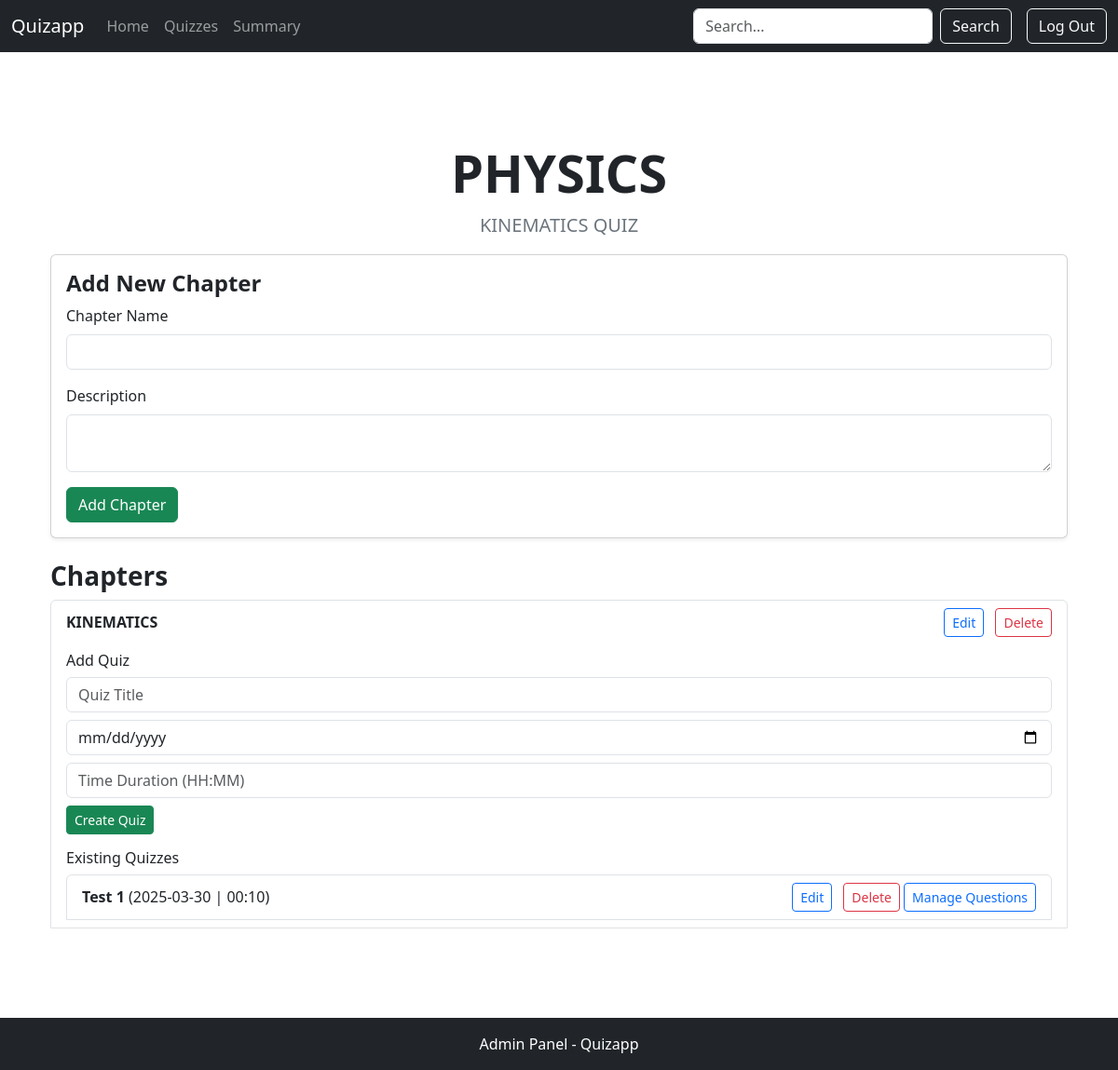
Page /admin/subject/1 on the committed database.
### model.py (models this page shows)
class Subject(db.Model):
    subject_id = db.Column(db.Integer, primary_key=True)
    name = db.Column(db.String(255), unique=True, nullable=False)
    description = db.Column(db.Text, nullable=True)
    chapters = db.relationship('Chapter', backref='subject', cascade="all, delete-orphan", lazy=True)

class Chapter(db.Model):
    chapter_id = db.Column(db.Integer, primary_key=True)
    subject_id = db.Column(db.Integer, db.ForeignKey('subject.subject_id', ondelete="CASCADE"), nullable=False)
    name = db.Column(db.String(255), nullable=False)
    description = db.Column(db.Text, nullable=True)
    quizzes = db.relationship('Quiz', backref='chapter', cascade="all, delete-orphan", lazy=True)

class Quiz(db.Model):
    quiz_id = db.Column(db.Integer, primary_key=True)
    chapter_id = db.Column(db.Integer, db.ForeignKey('chapter.chapter_id', ondelete="CASCADE"), nullable=False)
    title = db.Column(db.String(255), nullable=False)
    date_of_quiz = db.Column(db.DateTime, nullable=False, default=datetime.utcnow)
    time_duration = db.Column(db.String(5), nullable=False)  # Format: HH:MM
    scores = db.relationship("Score", back_populates="quiz", cascade="all, delete-orphan")
    questions = db.relationship("Question", backref="quiz", cascade="all, delete-orphan")

### app.py (the view)
@app.route("/admin/subject/<int:subject_id>")
def subject_details(subject_id):
    subject = Subject.query.get_or_404(subject_id)
    return render_template("admin/subject_details.html", subject=subject)

### templates/admin/subject_details.html (shortened to what this page needs)
{% extends "admin_layout.html" %}
{% block body %}
<div class="container my-5">
    <h1 class="display-4 text-center text-dark fw-bold">{{ subject.name }}</h1>
    <p class="lead text-center text-secondary">{{ subject.description }}</p>
    <div class="card shadow-sm mb-4">
        <div class="card-body">
            <h4 class="card-title text-dark fw-bold">Add New Chapter</h4>
            <form action="{{ url_for('add_chapter', subject_id=subject.subject_id) }}" method="post">
                <div class="mb-3">
                    <label class="form-label">Chapter Name</label>
                    <input type="text" class="form-control" name="name" required>
                </div>
                <div class="mb-3">
                    <label class="form-label">Description</label>
                    <textarea class="form-control" name="description"></textarea>
                </div>
                <button type="submit" class="btn btn-success">Add Chapter</button>
            </form>
        </div>
    </div>
    <h3 class="text-dark fw-bold">Chapters</h3>
    <ul class="list-group">
        {% for chapter in subject.chapters %}
        <li class="list-group-item">
            <div class="d-flex justify-content-between align-items-center">
                <strong>{{ chapter.name }}</strong>
                <div>
                    <button class="btn btn-outline-primary btn-sm me-2" data-bs-toggle="modal"
                        data-bs-target="#editChapterModal{{ chapter.chapter_id }}">Edit</button>
                    <form action="{{ url_for('delete_chapter', chapter_id=chapter.chapter_id) }}" method="post"
                        class="d-inline" onsubmit="return confirm('Are you sure you want to delete this chapter?');">
                        <button type="submit" class="btn btn-outline-danger btn-sm">Delete</button>
                    </form>
                </div>
            </div>
            <h6 class="mt-3">Add Quiz</h6>
            <form action="{{ url_for('add_quiz', chapter_id=chapter.chapter_id) }}" method="POST">
                <div class="mb-2">
                    <input type="text" name="title" class="form-control" placeholder="Quiz Title" required>
                </div>
                <div class="mb-2">
                    <input type="date" name="date_of_quiz" class="form-control" required>
                </div>
                <div class="mb-2">
                    <input type="text" name="time_duration" class="form-control" placeholder="Time Duration (HH:MM)"
                        required>
                </div>
                <button type="submit" class="btn btn-success btn-sm">Create Quiz</button>
            </form>
            <h6 class="mt-3">Existing Quizzes</h6>
            <ul class="list-group">
                {% for quiz in chapter.quizzes %}
                <li class="list-group-item d-flex justify-content-between align-items-center">
                    <div>
                        <strong>{{ quiz.title }}</strong> ({{ quiz.date_of_quiz.strftime('%Y-%m-%d') }} | {{
                        quiz.time_duration }})
                    </div>
                    <div>
                        <button class="btn btn-outline-primary btn-sm me-2" data-bs-toggle="modal"
                            data-bs-target="#editQuizModal{{ quiz.quiz_id }}">Edit</button>
                        <form action="{{ url_for('delete_quiz', quiz_id=quiz.quiz_id) }}" method="POST" class="d-inline"
                            onsubmit="return confirm('Are you sure you want to delete this quiz?');">
                            <button type="submit" class="btn btn-outline-danger btn-sm">Delete</button>
                        </form>
                        <a href="{{ url_for('quiz_details', quiz_id=quiz.quiz_id) }}"
                            class="btn btn-outline-primary btn-sm">
                            Manage Questions
                        </a>
                    </div>
                </li>
                {% endfor %}
            </ul>
        </li>
        {% endfor %}
    </ul>
</div>
{% endblock %}

### rows in the picture
Subject: name "PHYSICS", description "KINEMATICS QUIZ"
Chapter: name "KINEMATICS"
Quiz: title "Test 1", date_of_quiz "2025-03-30", time_duration "00:10"
